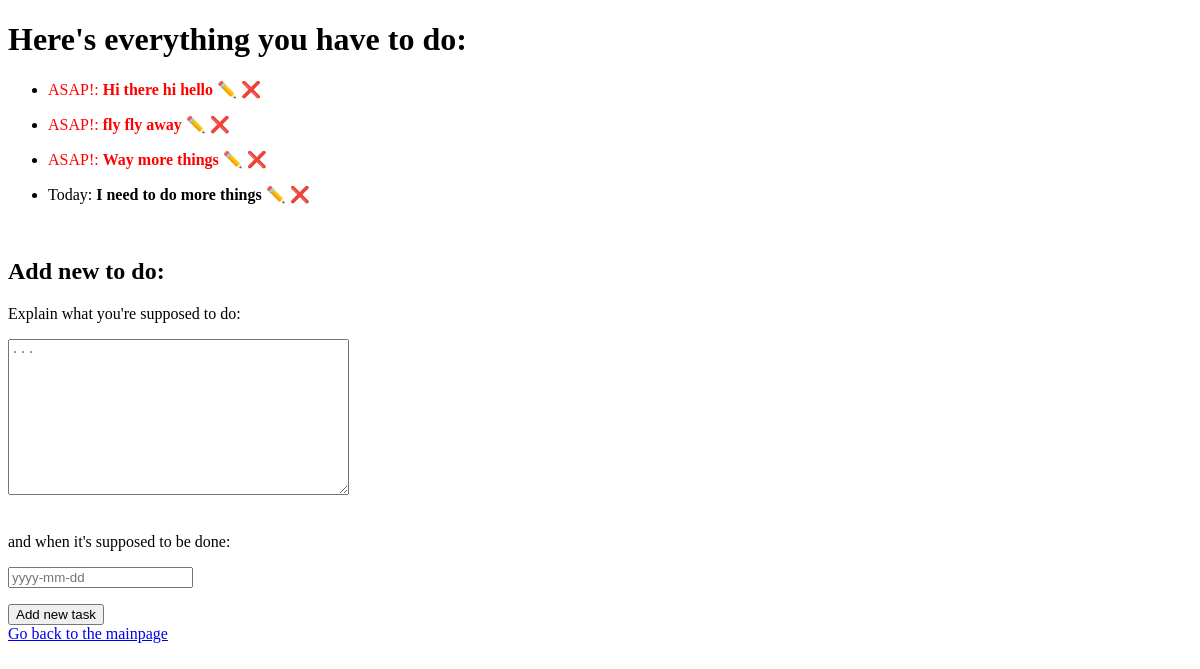
Page /to-do-list/ (signed in) on the earlier database version.
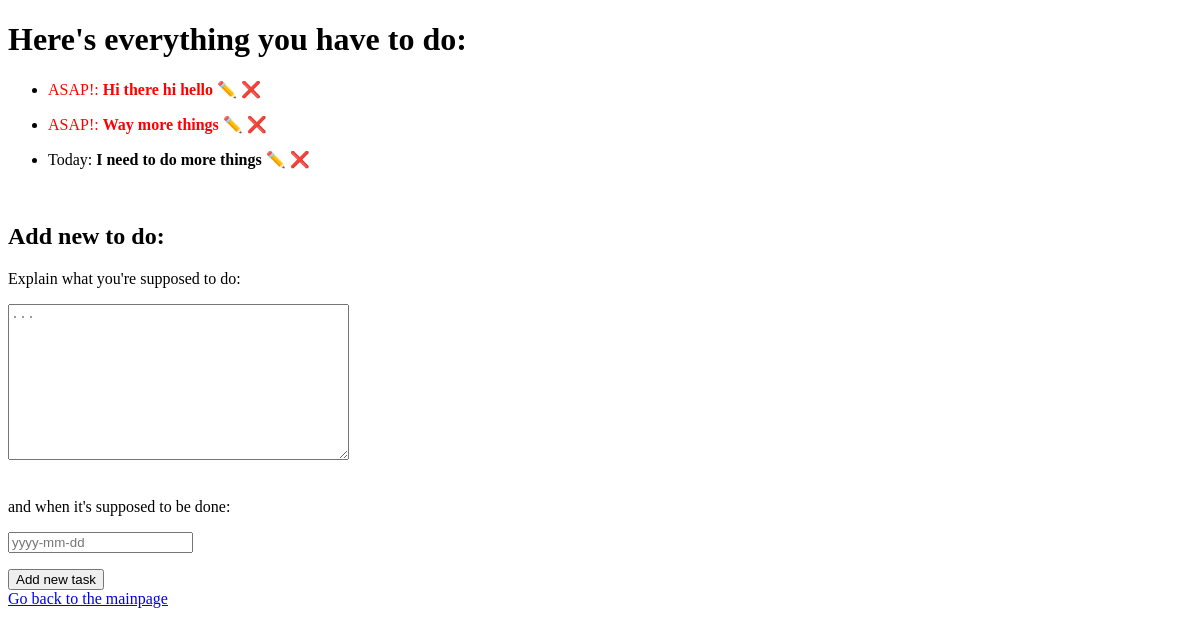
Same page on the later database version.
### todolist/models.py (models this page shows, shortened)
class Task(models.Model):
    task = models.CharField(max_length=150)
    date = models.DateField()
    created_by = models.ForeignKey(User, on_delete=models.CASCADE)

### todolist/views.py (the view, shortened to what this page needs)
# urls.py: path("", views.my_todo_lists, name="my_todo_lists"),
@login_required
def my_todo_lists(request):
    tasks_list = Task.objects.filter(created_by=request.user).order_by("date")
    taskform = TaskForm()
    for record in tasks_list:
        if record.date < date.today():
            record.date = "ASAP!"
        elif record.date == date.today():
            record.date = "Today"
        elif (record.date - date.today()).days < 7:
            record.date = record.date.strftime("%A")
    context = {"records": tasks_list, "taskform": taskform}
    return render(request, "todolist/lists.html", context)

### todolist/forms.py
class TaskForm(forms.ModelForm):
    class Meta:
        model = Task
        fields = ["task", "date"]
        widgets = {
            "task": Textarea(
                attrs={
                    "required": True,
                    "class": "form-control",
                    "style": "max-width: 400px;",
                    "placeholder": "...",
                }
            ),
            "date": DateInput(
                attrs={
                    "required": True,
                    "class": "form-control",
                    "style": "max-width: 400px;",
                    "placeholder": "yyyy-mm-dd",
                }
            ),
        }

### todolist/templates/todolist/lists.html (shortened to what this page needs)
<!DOCTYPE html>
<html>
  <head>
  </head>
  <body>
    <h1>Here's everything you have to do:</h1>
    <ul>
      {% for record in records %} {% if record.date == "ASAP!" %}
      <li>
        <p style="color: red">
          {{record.date}}: <b>{{ record.task}}</b>
          <a
            href="{% url 'edit_task' record.id %}"
            style="text-decoration: none"
            >✏️</a
          >
          <a
            href="{% url 'delete_task' record.id %}"
            style="text-decoration: none"
            >❌</a
          >
        </p>
      </li>
      {% else %}
      <li>
        <p>
          {{record.date}}: <b>{{ record.task}}</b>
          <a
            href="{% url 'edit_task' record.id %}"
            style="text-decoration: none"
            >✏️</a
          >
          <a
            href="{% url 'delete_task' record.id %}"
            style="text-decoration: none"
            >❌</a
          >
        </p>
      </li>
      {% endif %} {% endfor %}
    </ul>
    <br />
    <h2>Add new to do:</h2>
    <form method="post">
      <div class="form-group">
        <p>Explain what you're supposed to do:</p>
        <p>{{ taskform.task }}</p>
        <br />and when it's supposed to be done:
        <p>{{taskform.date}}</p>
      </div>
      <button type="submit">Add new task</button>
    </form>
    <a href="/">Go back to the mainpage</a>
  </body>
</html>

Differences in the rows shown:
removed Task: date "ASAP!", task "fly fly away"
